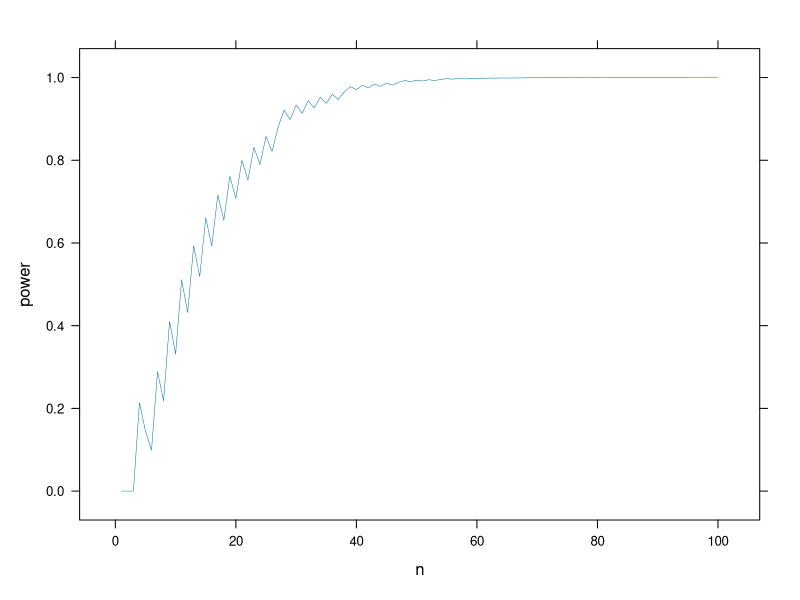
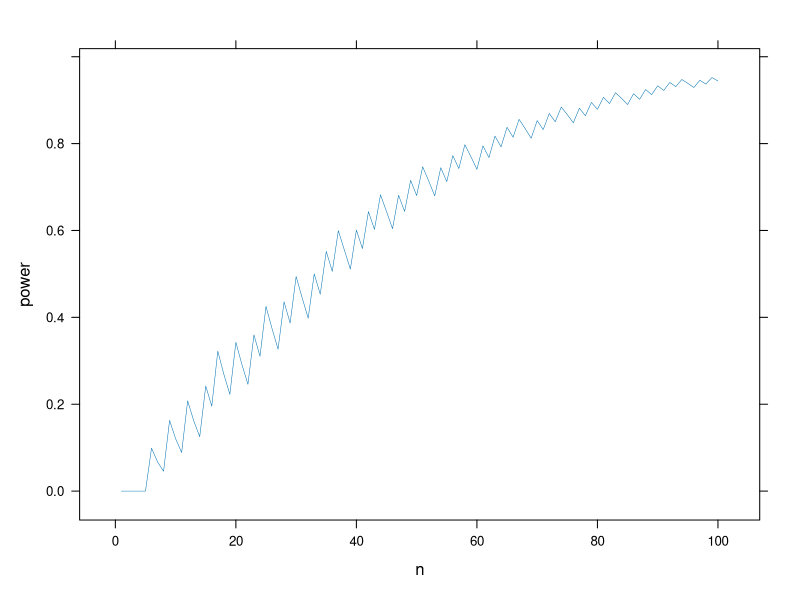
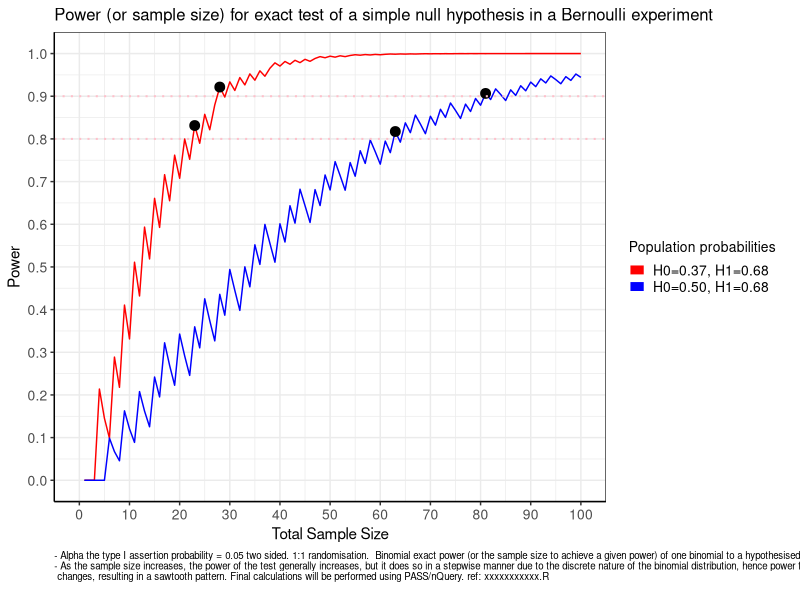
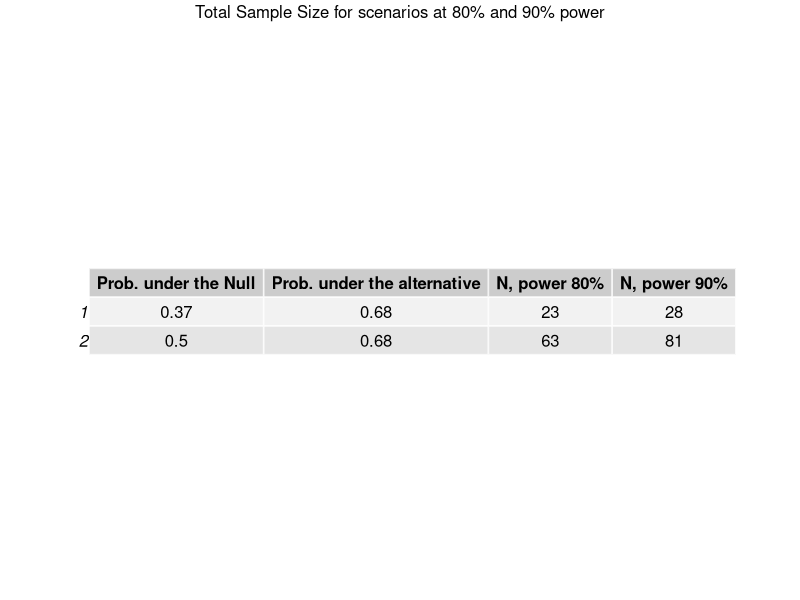
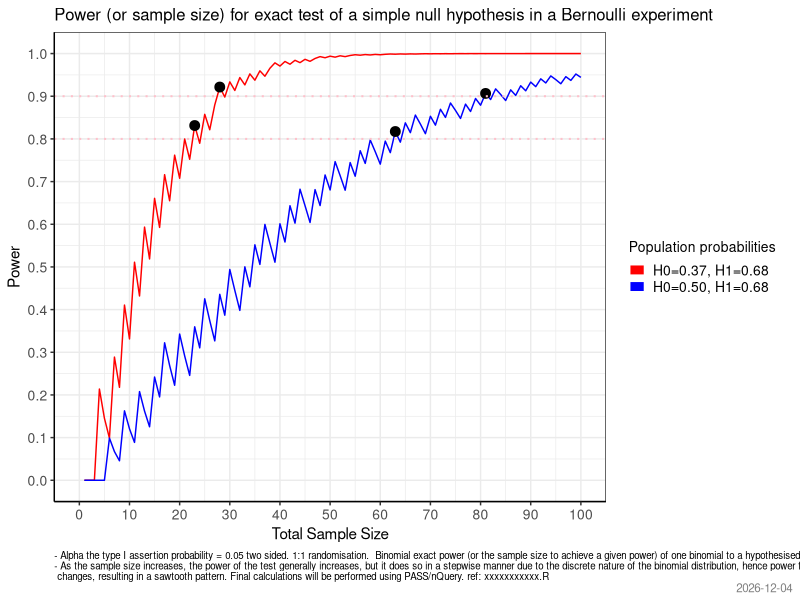
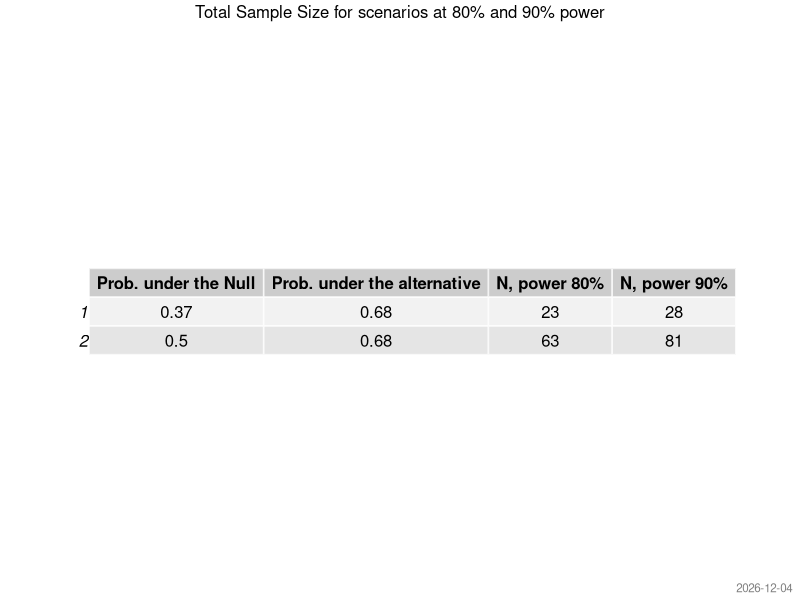

These charts were generated, in order, by the following R code: (Note: this script raises an error after producing the figures.)
# Eamonn extended proportions plot to show sample sizes needed for small differences 20Feb2024
# this is used to assess sample size for evaluation against historical controls.
# proportions ----------------------------------------------------------------------------
#https://www.r-bloggers.com/2009/02/r-good-practice-%e2%80%93-adding-footnotes-to-graphics/
#rm(list=ls())
library(rms)
library(ggplot2)
library(grid)

## this version has 0.3 v 0.25 added at customer request


makeFootnote <- function(footnoteText=
                           format(Sys.time(), "%d %b %Y"),
                         size= .7, color= grey(.5))
{
  require(grid)
  pushViewport(viewport())
  grid.text(label= footnoteText ,
            x = unit(1,"npc") - unit(2, "mm"),
            y= unit(2, "mm"),
            just=c("right", "bottom"),
            gp=gpar(cex= size, col=color))
  popViewport()
}


makeFootnoteL <- function(footnoteText=
                            format(Sys.time(), "%d %b %Y"),
                          size= .7, color= grey(.5))
{
  require(grid)
  pushViewport(viewport())
  grid.text(label= footnoteText ,
            x = unit(1,"npc") - unit(250, "mm"),
            y= unit(2, "mm"),
            just=c("left", "bottom"),
            gp=gpar(cex= size, col=color))
  popViewport()
}

N <-1:100
Alpha <- 0.025
p1 <- 0.68

p01 <- 0.37
critical1 <- qbinom(p = 1 - Alpha, size = N, prob = p01)
beta1 <- pbinom(critical1, N, p=p1)
lattice::xyplot(1-beta1 ~ N, type="l", lwd=0.5, xlab="n", ylab="power")

p02 <- 0.5
critical2 <- qbinom(p = 1 - Alpha, size = N, prob = p02)
beta2 <- pbinom(critical2, N, p=p1)
lattice::xyplot(1-beta2 ~ N, type="l", lwd=0.5, xlab="n", ylab="power")


SampSize1 <- min(which(1-beta1 > .90))  # 0.37
SampSize2 <- min(which(1-beta1 > .80))
SampSize3 <- min(which(1-beta2 > .90))  #.5
SampSize4 <- min(which(1-beta2 > .80))
 

# Get and print the required number of events to reject the null
# given the sample size required
(Res1 <- paste(critical1[SampSize1] + 1, "out of", N[SampSize1]))
(Res2 <- paste(critical1[SampSize2] + 1, "out of", N[SampSize2]))
(Res3 <- paste(critical2[SampSize3] + 1, "out of", N[SampSize3]))
(Res4 <- paste(critical2[SampSize4] + 1, "out of", N[SampSize4]))


#----------------------------------------------------------------------------------------------------
##prepare a table of power and N

y<- x<- matrix(NA, 2,4)

p1x <- c(p01, p02)
p2x <- c(p1, p1)


x[1,1]<-p1x[1]
x[2,1]<-p1x[2]
x[1,2]<-p2x[1]
x[2,2]<-p2x[1]

x[1,3]<- SampSize2
x[1,4]<-  SampSize1
x[2,3]<- SampSize4
x[2,4]<-  SampSize3




res <-as.data.frame(x)
names(res) <- c("Prob. under the Null","Prob. under the alternative","N, power 80%", "N, power 90%")

#=============================================================================================

 

power_df <- data.frame(sample_size = N,
                       power_1 = 1-beta1,
                       power_2 = 1-beta2
                       # power_3 = Res1,
                       # power_4 = Res2,
                       # power_5 = Res3,
                       # power_6 = Res3
)

#----------------------------------------------------------------------------------------------




##prepare a dataframe to plot important points 

x<- matrix(NA, 4,2)

x[1,1]<- SampSize2
x[2,1]<-  SampSize1
x[3,1]<- SampSize4
x[4,1]<-  SampSize3

x[1,2]<- power_df$power_1 [critical1[SampSize2]]
x[2,2]<- power_df$power_1 [critical1[SampSize1]]
x[3,2]<- power_df$power_2 [critical2[SampSize4]]
x[4,2]<- power_df$power_2 [critical2[SampSize3]]


x[1,2]<- power_df$power_1 [power_df$sample_size %in% SampSize2 ]
x[2,2]<- power_df$power_1 [power_df$sample_size %in% SampSize1 ]
x[3,2]<- power_df$power_2 [power_df$sample_size %in% SampSize4 ]
x[4,2]<- power_df$power_2 [power_df$sample_size %in% SampSize3 ]

a<-as.data.frame(x)



#----------------------------------------------------------------------------------

 x <- reshape2::melt(power_df, id.vars="sample_size")
  
 x$variable <- as.character(x$variable)
 
 x$variable[x$variable == "power_1"] <- "H0=0.37, H1=0.68"
 x$variable[x$variable == "power_2"] <- "H0=0.50, H1=0.68"
  
 
 
 legend_ord <- c("H0=0.37, H1=0.68",
                 "H0=0.50, H1=0.68" 
 )
 
  
 
all <-ggplot(x, aes(x = sample_size, y = value, #linetype=ratio,
                    #group = interaction(ratio, variable),
                    group = variable ,
                    colour = variable)) +
  geom_line() +
  #geom_point(alpha=0.3) +
  geom_point(data=a, inherit.aes = FALSE,
             aes(x=V1,y=V2), 
             color='black',
             size=3) + 
   
  scale_color_manual(breaks=legend_ord, values= c(
    
     
    "H0=0.37, H1=0.68" ="red", 
    "H0=0.50, H1=0.68" ="blue" 
    
    
  )) + 
  
   
 
  scale_y_continuous(breaks = seq(0, 1, by = 0.1),  limits = c(0,1)) +
  scale_x_continuous(breaks = seq(0,100,10), limits = c(0,100)) +
  theme_bw() +
  #  theme(legend.position="none") +
  theme( 
    plot.title=element_text(size = 12), plot.margin = unit(c(5.5,12,5.5,5.5), "pt"),
    legend.text=element_text(size=10),
    legend.title=element_text(size=10),
    legend.position="right",
    
    legend.key.size = unit(12, "pt"),  # legend horizontal bar length
    
    axis.text.x  = element_text(size=10),
    axis.text.y  = element_text(size=10),
    axis.line.x = element_line(color="black"),
    axis.line.y = element_line(color="black"),
    plot.caption=element_text(hjust = 0, size = 7),
    strip.text.x = element_text(size = 16, colour = "black", angle = 0),
    axis.title.y = element_text(size = rel(1), angle = 90),
    axis.title.x = element_text(size = rel(1), angle = 0 ),
    
    
    strip.background = element_rect(colour = "black", fill = "white"),
    panel.background = element_rect(fill = 'white', colour = 'white'),
    plot.background = element_rect(fill = 'white', colour = 'white')
  ) +
  
  geom_hline(yintercept=c(.8,.9), linetype="dotted", 
             color = "pink", linewidth=.7, alpha =1) +
  
  
  labs(y="Power", x = 'Total Sample Size', color = "Population probabilities", linetype="Ratio p1:p2" )+
  labs(caption = paste("- Alpha the type I assertion probability = 0.05 two sided. 1:1 randomisation.  Binomial exact power (or the sample size to achieve a given power) of one binomial to a hypothesised population value.\n- As the sample size increases, the power of the test generally increases, but it does so in a stepwise manner due to the discrete nature of the binomial distribution, hence power fluctuates as the sample size\n changes, resulting in a sawtooth pattern. Final calculations will be performed using PASS/nQuery. ref: xxxxxxxxxxx.R\n" )) +
  ggtitle(paste0("Power (or sample size) for exact test of a simple null hypothesis in a Bernoulli experiment") ) 


#https://stackoverflow.com/questions/15059093/ggplot2-adjust-the-symbol-size-in-legends
all <- all + guides(color = guide_legend(override.aes = list(linewidth = 3 )))

all



pdf("One sample binomial exact.pdf", width=10, height=6) # open an appropriate graphics device
print(all)
makeFootnote(paste(Sys.Date() )) 
makeFootnoteL("Page 1 of 2") 
dev.off()
 


require(gridExtra)
tab <- tableGrob(res)

tab <- grid.arrange(top="Total Sample Size for scenarios at 80% and 90% power", tableGrob(res))

pdf("power table.pdf", width=10, height=6)
grid.arrange(tab)
makeFootnote(paste(Sys.Date() )) 
makeFootnoteL("Page 2 of 2") 
dev.off()


# 
qpdf::pdf_combine(input = c("One sample binomial exact.pdf" ,
                          "power table.pdf"),
                    output = "20240229_Power_sample_size_request.pdf")  
# 


g <- all + annotation_custom(tableGrob(res, rows=NULL,
                                        theme = ttheme_default(base_size = 8)), 
xmin=2500, xmax=4000, ymin=0, ymax=0.4)


#----------------------------------------------------------------------------------------------------


pdf("test.pdf", width=10, height=6) # open an appropriate graphics device
print(g)
makeFootnote(paste(Sys.Date() )) 
makeFootnoteL("Page 1 of 2") 
dev.off()


g <-   ttheme_default(base_size = 8,
                                      core=list(
                                        fg_params = list(col = c("white","white")),
                                      
                                        bg_params = 
                                  list(fill=c( 
                                              "red","blue"  ))
                                      )
                                      
                                      )

all2 <- all + theme(legend.position = "none")





gg <- all2+ annotation_custom(tableGrob(res, rows=NULL,
                                      theme = g), 
                            xmin=50, xmax=90, ymin=0, ymax=0.2)

pdf("test.pdf", width=10, height=6) # open an appropriate graphics device
print(gg)
makeFootnote(paste(Sys.Date() )) 
makeFootnoteL("Page 1 of 1") 
dev.off()
                    
#----------------------------------------------------------------------------------------------------

                    
            
